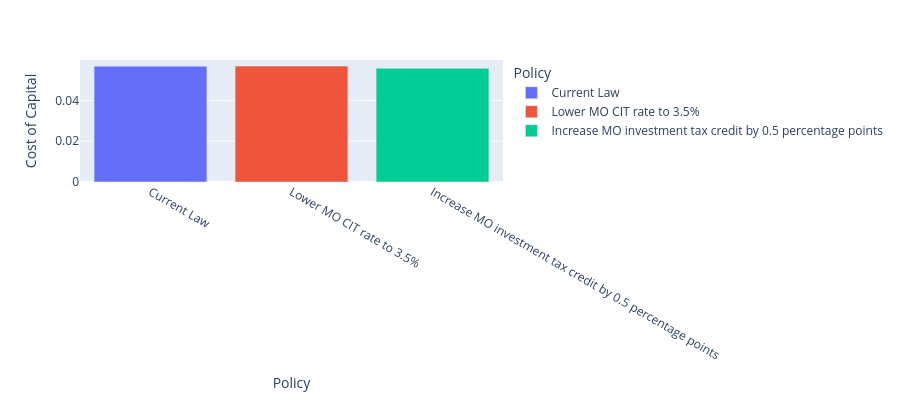

The notebook cell this image was saved under:
### Code cell
# Other results
fig13 = px.bar(
    df[(df["output_var"]=="rho") & (df["asset_type"]=="machines")], x="Policy",
    y="value", color='Policy', labels={'value':'Cost of Capital'}, height=400
)
fig13.show()

### Figure 1 — Plotly figure (JSON) as saved in the notebook; plotly's stock layout.template omitted (floating-point values rounded to 4 significant figures)
{"data": [{"alignmentgroup": "True", "hovertemplate": "Policy=%{x}<br>Cost of Capital=%{y}<extra></extra>", "legendgroup": "Current Law", "marker": {"color": "#636efa", "pattern": {"shape": ""}}, "name": "Current Law", "offsetgroup": "Current Law", "orientation": "v", "showlegend": true, "textposition": "auto", "type": "bar", "x": ["Current Law"], "xaxis": "x", "y": [0.05677], "yaxis": "y"}, {"alignmentgroup": "True", "hovertemplate": "Policy=%{x}<br>Cost of Capital=%{y}<extra></extra>", "legendgroup": "Lower MO CIT rate to 3.5%", "marker": {"color": "#EF553B", "pattern": {"shape": ""}}, "name": "Lower MO CIT rate to 3.5%", "offsetgroup": "Lower MO CIT rate to 3.5%", "orientation": "v", "showlegend": true, "textposition": "auto", "type": "bar", "x": ["Lower MO CIT rate to 3.5%"], "xaxis": "x", "y": [0.05679], "yaxis": "y"}, {"alignmentgroup": "True", "hovertemplate": "Policy=%{x}<br>Cost of Capital=%{y}<extra></extra>", "legendgroup": "Increase MO investment tax credit by 0.5 percentage points", "marker": {"color": "#00cc96", "pattern": {"shape": ""}}, "name": "Increase MO investment tax credit by 0.5 percentage points", "offsetgroup": "Increase MO investment tax credit by 0.5 percentage points", "orientation": "v", "showlegend": true, "textposition": "auto", "type": "bar", "x": ["Increase MO investment tax credit by 0.5 percentage points"], "xaxis": "x", "y": [0.0557], "yaxis": "y"}], "layout": {"barmode": "relative", "height": 400, "legend": {"title": {"text": "Policy"}, "tracegroupgap": 0}, "margin": {"t": 60}, "xaxis": {"anchor": "y", "categoryarray": ["Current Law", "Lower MO CIT rate to 3.5%", "Increase MO investment tax credit by 0.5 percentage points"], "categoryorder": "array", "domain": [0, 1], "title": {"text": "Policy"}}, "yaxis": {"anchor": "x", "domain": [0, 1], "title": {"text": "Cost of Capital"}}}}
